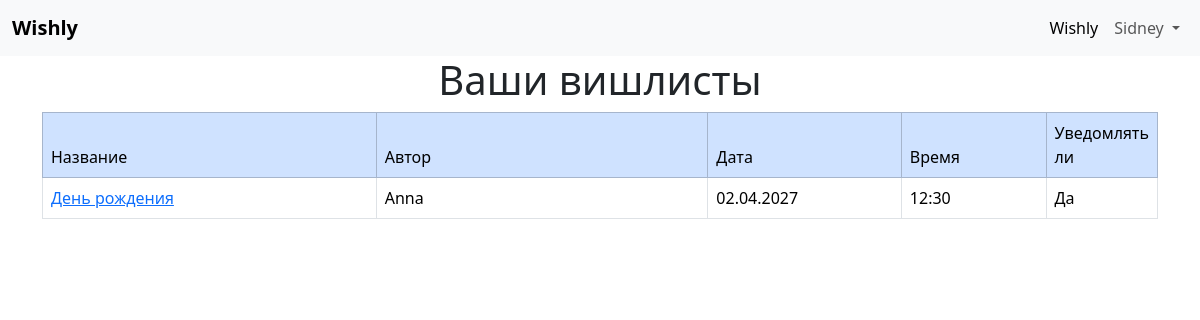
Before: / (signed in) with the older database file.
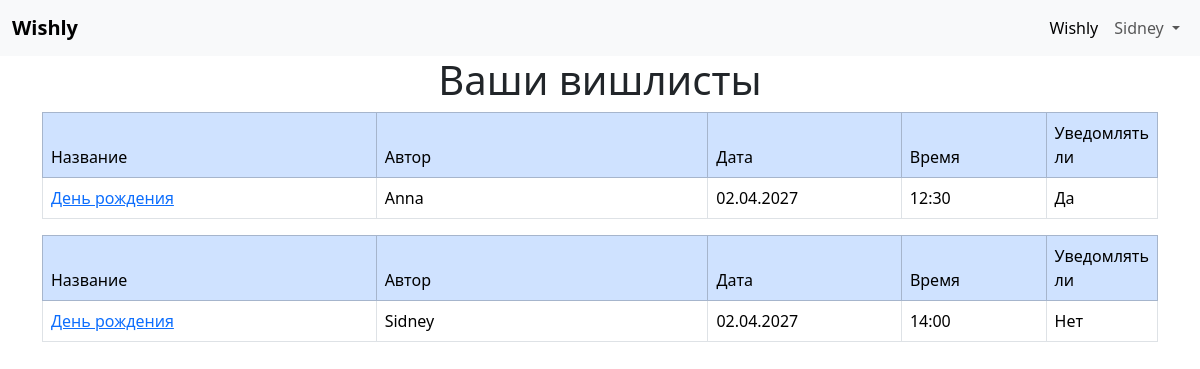
After: the same page with the newer database file.
### data/users.py (models this page shows, shortened)
class User(SqlAlchemyBase, UserMixin, SerializerMixin):
    __tablename__ = 'users'
    id = sqlalchemy.Column(sqlalchemy.Integer,
                           primary_key=True, autoincrement=True)
    username = sqlalchemy.Column(sqlalchemy.String, unique=True, nullable=True)
    email = sqlalchemy.Column(sqlalchemy.String,
                              index=True, unique=True, nullable=True)
    hashed_password = sqlalchemy.Column(sqlalchemy.String, nullable=True)
    modified_date = sqlalchemy.Column(sqlalchemy.DateTime,
                                      default=date.today())
    lists = orm.relationship("Lists", back_populates='user')

### data/lists.py (models this page shows, shortened)
class Lists(SqlAlchemyBase, SerializerMixin):
    __tablename__ = 'lists'
    id = sqlalchemy.Column(sqlalchemy.Integer,
                           primary_key=True, autoincrement=True)
    feast = sqlalchemy.Column(sqlalchemy.String, nullable=True)
    date = sqlalchemy.Column(sqlalchemy.Date,
                                   default=datetime.date.today, nullable=True)
    time = sqlalchemy.Column(sqlalchemy.Time,
                             default=datetime.time(hour=13, minute=30), nullable=True)
    notification = sqlalchemy.Column(sqlalchemy.Boolean, default=True)
    user_id = sqlalchemy.Column(sqlalchemy.Integer, sqlalchemy.ForeignKey('users.id'))
    token = sqlalchemy.Column(sqlalchemy.String, unique=True, nullable=True)
    user = orm.relationship('User')

### main.py (the view)
@application.route('/')
def index():
    db_sess = db_session.create_session()
    lst = []
    names = []
    aut = False
    if current_user.is_authenticated:
        sub_lists = set()
        for book in db_sess.query(WishBook).filter(WishBook.user_id == current_user.id).all():
            if book is not None:
                sub_lists.add(db_sess.query(Lists).join(
                Wishes, Wishes.list_id == Lists.id).filter(Wishes.id == book.wish_id).first())
        lists = db_sess.query(Lists).filter(Lists.user_id == current_user.id).all()
        lst = list(sub_lists) + lists
        users = db_sess.query(User).all()
        names = {item.id: f'{item.username}' for item in users}
        aut = True
    return render_template('index.html', lists=lst, names=names, aut=aut)

### data/db_session.py (called while the page is built)
def create_session() -> Session:
    global __factory
    return __factory()

### main.py (called while the page is built)
@login_manager.user_loader
def load_user(user_id):
    db_sess = db_session.create_session()
    return db_sess.query(User).get(user_id)

### templates/index.html (shortened to what this page needs)
{% extends "base.html" %}
{% block content %}
<h1 class="text-center">Ваши вишлисты</h1>
{% if lists %}
    {% for item in lists %}
    {% if item %}
        <div class="table_container">
            <table class="table table-bordered">
                <thead class="table-primary">
                <tr>
                    <td class="title" width="350px" bgcolor="#dddddd">Название</td>
                    <td class="title" width="350px" bgcolor="#dddddd">Автор</td>
                    <td class="title" width="200px" bgcolor="#dddddd">Дата</td>
                    <td class="title" width="150px" bgcolor="#dddddd">Время</td>
                    <td class="title" width="100px" bgcolor="#dddddd">Уведомлять ли</td>
                </tr>
                </thead>
                <tbody>
                <tr>
                    <td class="ordinary" bgcolor="#eeeeff"><a  href="/list{{ item.id }}">{{ item.feast.capitalize() }}</a></td>
                    <td class="ordinary" bgcolor="#eeeeff">{{ names[item.user_id] }}</td>
                    <td class="ordinary" bgcolor="#eeeeff">{{ item.date.strftime("%d.%m.%Y") }}</td>
                    <td class="ordinary" bgcolor="#eeeeff">{{ item.time.strftime('%H:%M') }}</td>
                    {% if item.notification %}
                    <td class="ordinary" bgcolor="#eeffee">Да</td>
                    {% else %}
                    <td class="ordinary" bgcolor="#ffeeff">Нет</td>
                    {% endif %}
                </tr>
                </tbody>
            </table>
        </div>
    {% endif %}
    {% endfor %}
{% endif %}
{% endblock %}

### templates/base.html (shortened to what this page needs)
<!doctype html>
<html lang="en">
<head>
    <link href="https://cdn.jsdelivr.net/npm/bootstrap@5.3.8/dist/css/bootstrap.min.css" rel="stylesheet"
>
    <link href="/static/css/style.css" rel="stylesheet">
</head>
<body>
<header>
    <nav class="navbar navbar-expand-sm bg-body-tertiary">
        <div class="container-fluid">
            <a class="navbar-brand " href="/"><strong>Wishly</strong></a>
            <div class="collapse navbar-collapse " id="navbarSupportedContent">
                <ul class="navbar-nav ms-auto">
                    <li class="nav-item">
                        <a class="nav-link active" aria-current="page" href="/">Wishly</a>
                    </li>
                    {% if current_user.is_authenticated %}
                    <li class="nav-item dropdown">
                        <a class="nav-link dropdown-toggle" href="#" role="button" data-bs-toggle="dropdown"
                           aria-expanded="false">
                            {{ current_user.username }}
                        </a>
                    </li>
                    {% endif %}
                </ul>
            </div>
        </div>
    </nav>
</header>
<main role="main" class="container">
    {% block content %}{% endblock %}
</main>
</body>
</html>

Changed rows visible on the page:
added Lists: feast "День рождения", {{ names[item.user_id] }} "Sidney", date "02.04.2027", time "14:00", notification "Нет"
